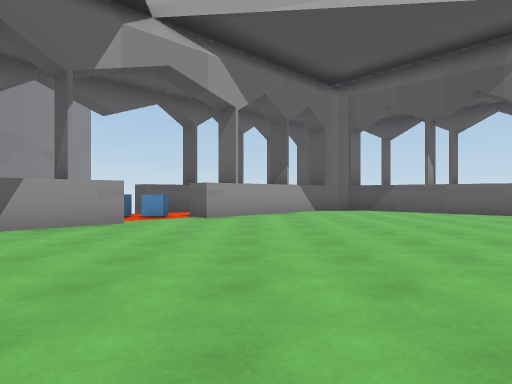
[1] (above)

24 first-person views from a walk through a Unity game level. The camera is 1.2 m above the floor, looks level and sees 70° across. The floor is counted in squares, 2 m on a side. Each view is taken from the middle of a square. On the plan, view 1 faces up. The plan holds only what a view shows up to about 10 squares ahead; the rest is blank. The place goes on beyond the plan. Some animated figures are not drawn.

[2]
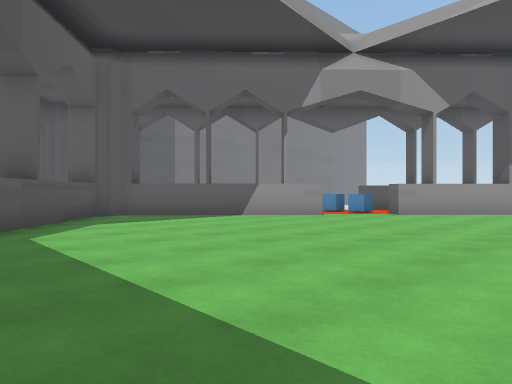

[3]
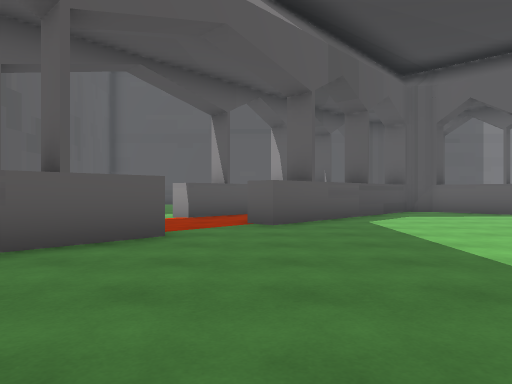

[4]
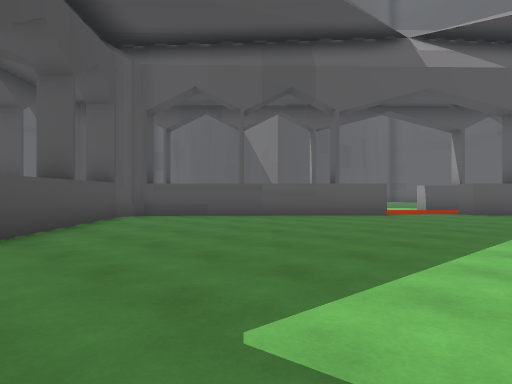

[5]
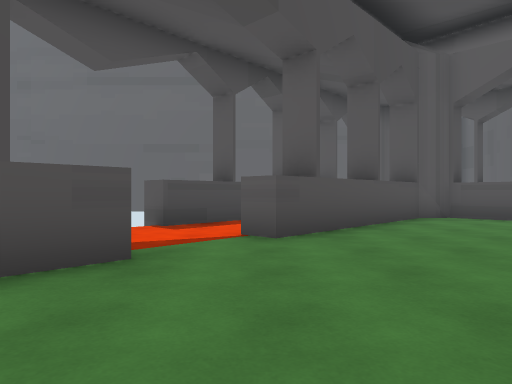

[6]
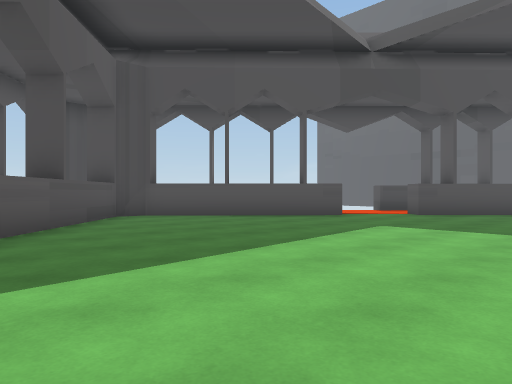

[7]
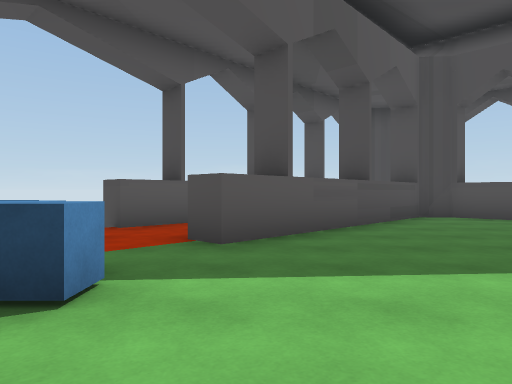

[8]
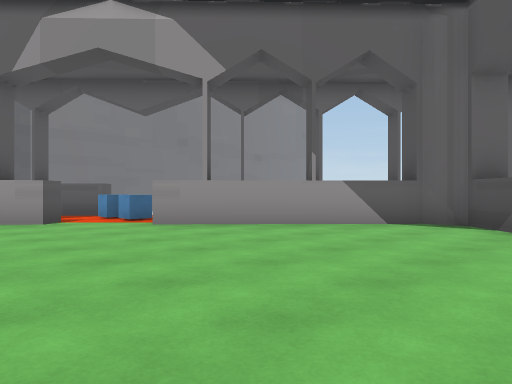

[9]
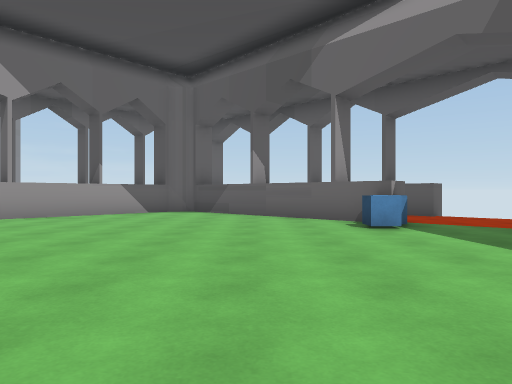

[10]
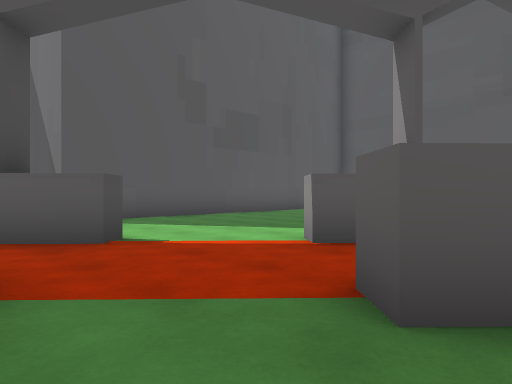

[11]
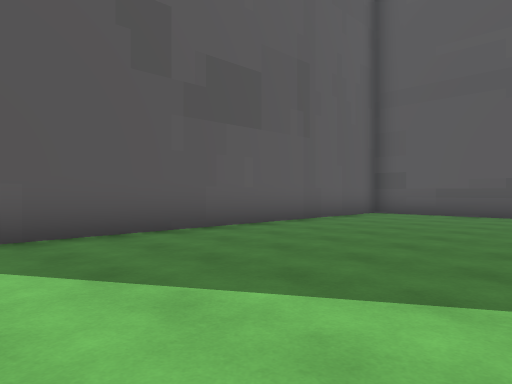

[12]
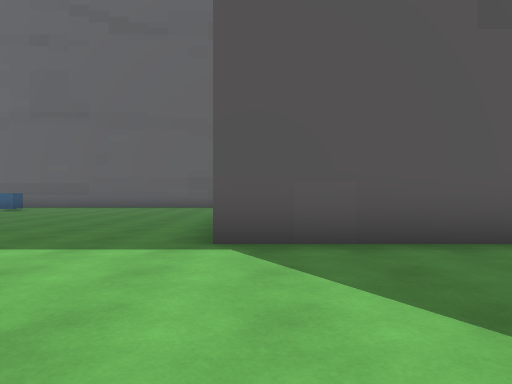

[13]
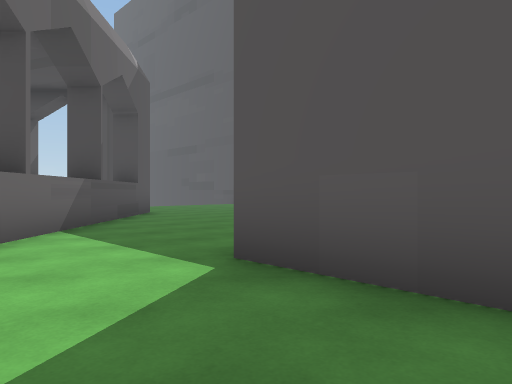

[14]
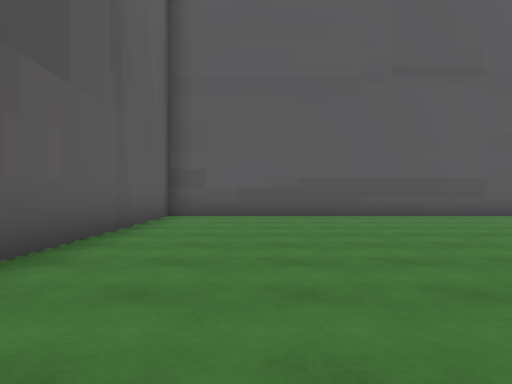

[15]
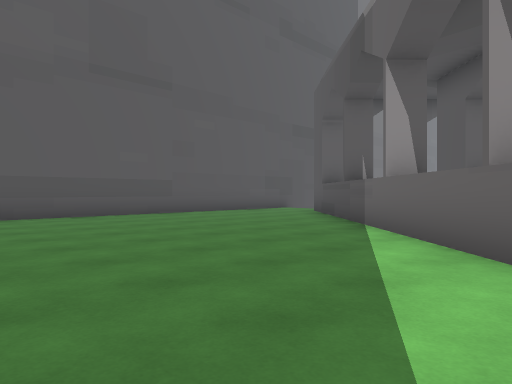

[16]
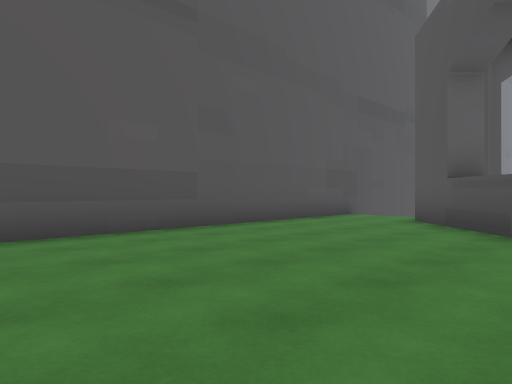

[17]
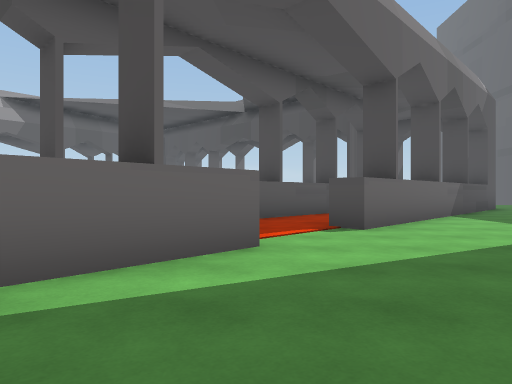

[18]
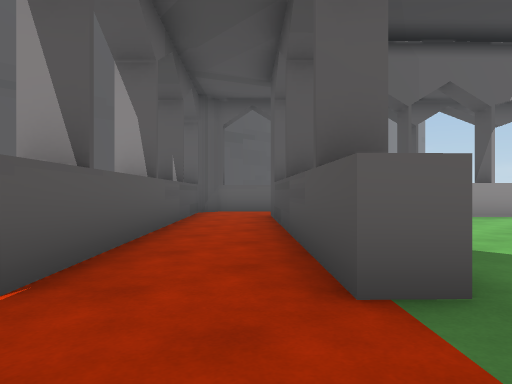

[19]
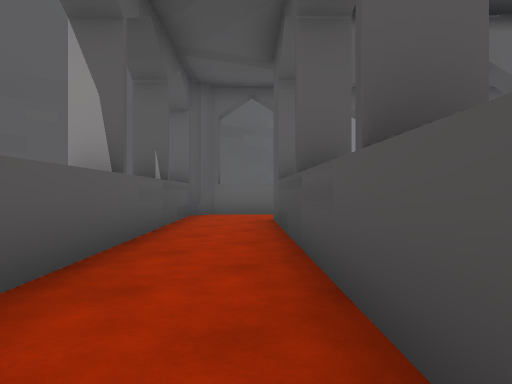

[20]
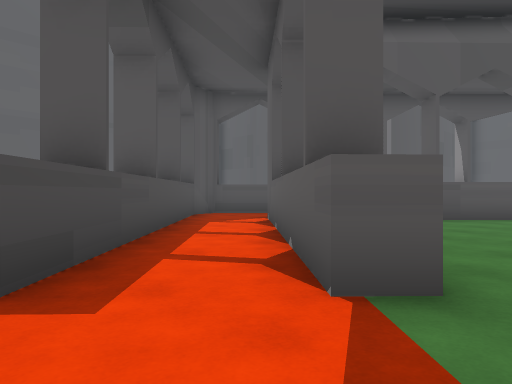

[21]
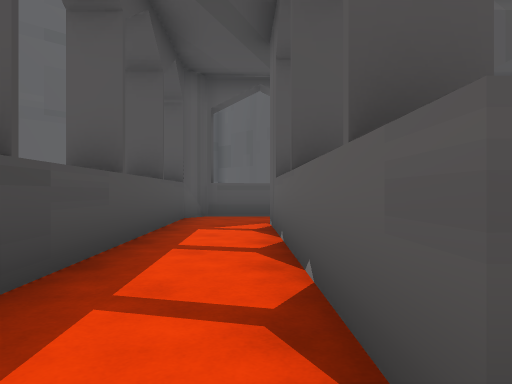

[22]
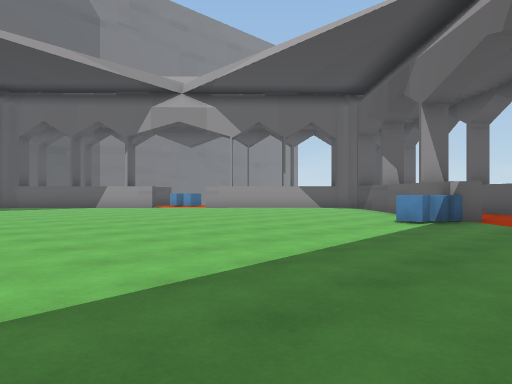

[23]
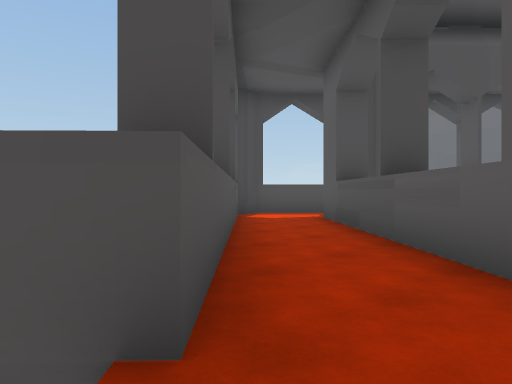

[24]
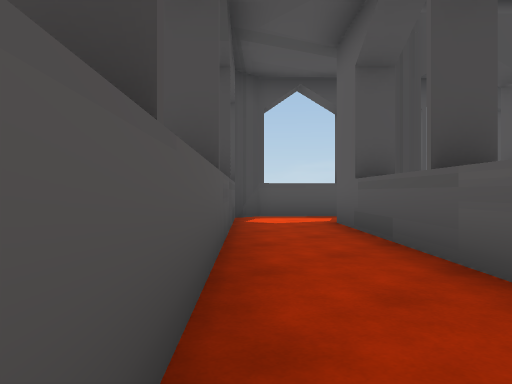

### Floor plan
Points are (right, up) in squares from view 1. A wall is a line through its corners. A room is listed if a view was taken in it or the views show most of it. See-through windows are left out.
Room 1 (views 1, 2, 3, 4, 5, 6, 7, 8, 9, 10, 11, 12, 18, 19, 20, 21, 22, 23, 24)
walls: (0, -3.2) (4.5, -7.5) (5.4, -7.4); (-2.5, -0.8) (-3, -1.4); (7.1, 8.4) (3.1, 12.2) (2.4, 12.1) (-1.1, 8.4) (-1.5, 8.8); (10.1, -2.3) (13.6, 1.4) (13.7, 2.1) (9.3, 6.3) (9.8, 6.8); (7.2, 9.3) (6.7, 8.8); (-3.1, 7.5) (-2.5, 7) (-6, 3.3) (-6.1, 2.6) (-1.6, -1.7) (-2, -2.2) (-3.1, -1.2); (-4.1, -2.9) (-3.4, -3.6) (-3.9, -4.1); (5.3, -7.4) (8.7, -3.7) (9.2, -4.2) (4.9, -8.7); (11.9, 7.4) (12.3, 7.7); (11.8, 7.6) (11.1, 8.3) (11.6, 8.8); (-2.2, -5.7) (-1.7, -5.2) (-0.8, -6.1); (9.9, 10.4) (9.4, 9.9) (7.5, 11.7); (-4.9, 9.2) (-4.4, 8.7) (-5.1, 8); (3.3, -10.1) (4.5, -11.2) (5.2, -11.1) (10.6, -5.5) (11.1, -6)
ways out: opening at (-3, -5) to room 2; opening at (12, 7) to room 3; opening at (-3, -2) to room 5; opening at (-1, -5); opening at (11, -3); gap at (-5, 9); gap at (11, -6)
objects: blue cube (-3, 9); blue cube (-2, 9); blue cube (7, 7); blue cube (7, 8); blue cube (8, 8)
Room 2 (views 13, 14, 15, 16, 17)
walls: (-3.9, -4.1) (-11.1, 2.7); (0, -7.8) (-2.2, -5.7); (-13.2, 4) (-13.2, -9.2) (-2.5, -9.2)
ways out: opening at (-3, -5) to room 1; opening at (-1.7, -9)
Room 3 (no view inside)
walls: (10.5, 6.1) (12.8, 3.9); (13.7, 5.8) (11.8, 7.6)
ways out: opening at (12, 7) to room 1; opening at (13, 5)
Room 4 (no view inside)
walls: (-8.2, 0.9) (-6.1, -1.1); (-5.2, 0.8) (-7.3, 2.8)
ways out: opening at (-6, 0) to room 5; opening at (-8, 2)
Room 5 (no view inside)
walls: (-6.1, -1.1) (-4.1, -2.9); (-3.1, -1.2) (-5.2, 0.8); (-4.2, 0.8) (-4.7, 0.3)
ways out: opening at (-3, -2) to room 1; opening at (-6, 0) to room 4

Positions as (right, up) in squares from view 1, and headings:
1: (0, 0), facing up
2: (3, -1), facing up-left
3: (5, -2), facing left
4: (9, 1), facing down-left
5: (9, 1), facing down
6: (5, 6), facing down-right
7: (5, 6), facing right
8: (5, 5), facing up-left
9: (5, 1), facing up
10: (0, -1), facing down-left
11: (-3, -4), facing down-left
12: (-3, -5), facing down
13: (-5, -7), facing down-right
14: (-4, -7), facing left
15: (-4, -7), facing up-left
16: (-8, -5), facing up-left
17: (-8, -4), facing right
18: (-1, -4), facing up-left
19: (-2, -3), facing up-left
20: (11, -3), facing down-left
21: (10, -4), facing down-left
22: (10, 0), facing up-left
23: (10, 9), facing down-right
24: (11, 8), facing down-right
